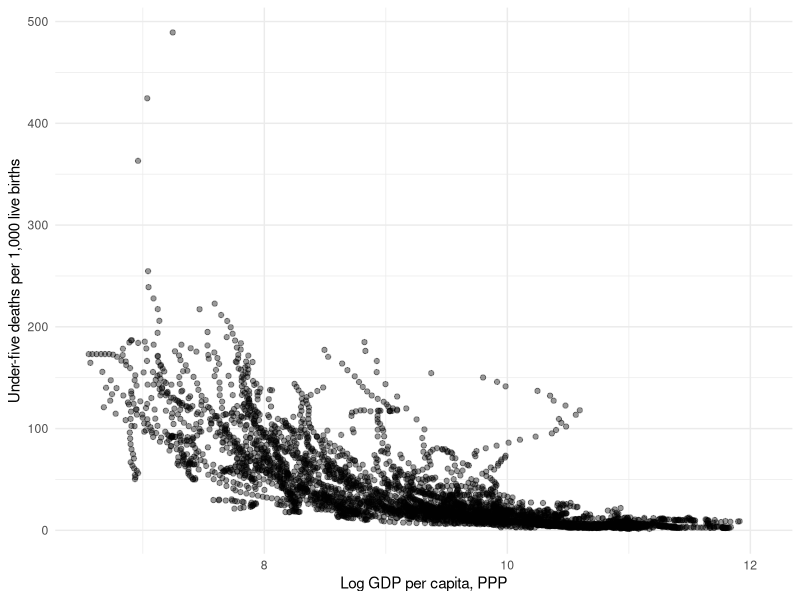

Write the R code that produced this figure.
## ---- chunk 1
#| label: setup

library(tidyverse)

wdi <- read_csv(
  "../data/derived/math-camp-wdi-2000-2022.csv",
  show_col_types = FALSE
)
## ---- chunk 2
#| label: inspect

glimpse(wdi)
count(wdi, year)
summarise(wdi, economies = n_distinct(iso3c))
## ---- chunk 3
#| label: build-analysis-sample

# Replace this example with the variables for your selected policy track.
analysis_data <- wdi |>
  select(iso3c, country, year, income_level,
         gdp_per_capita_ppp, under5_mortality) |>
  filter(year >= 2000) |>
  mutate(log_income = log(gdp_per_capita_ppp))

stopifnot(
  !anyDuplicated(analysis_data[c("iso3c", "year")])
)
## ---- chunk 4
#| label: figure
#| fig-cap: "Replace this caption with the population, variables, years, and units."

ggplot(analysis_data, aes(log_income, under5_mortality)) +
  geom_point(alpha = 0.4, na.rm = TRUE) +
  labs(
    x = "Log GDP per capita, PPP",
    y = "Under-five deaths per 1,000 live births"
  ) +
  theme_minimal()
